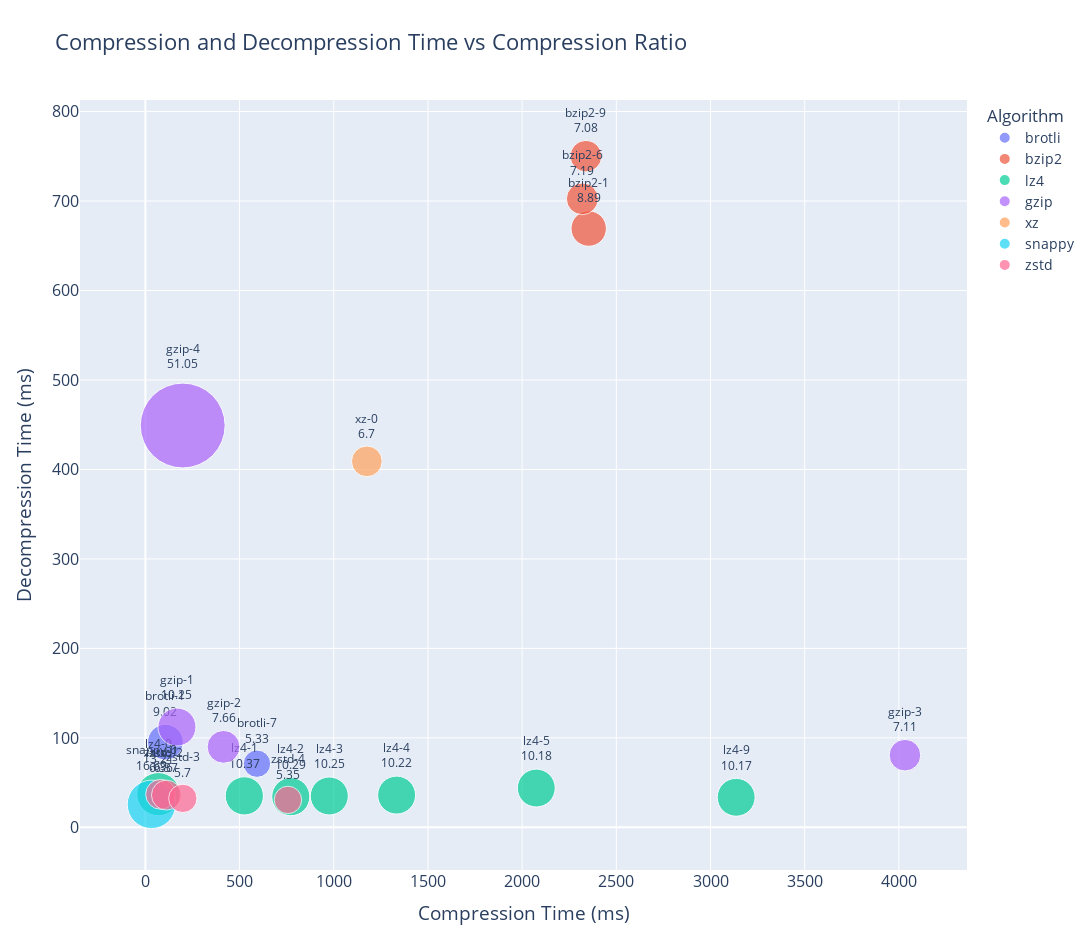

Write notebook code for a chart like this one.
### Code cell
# 将数值列转换为浮点型
df['CompressionTime(ms)'] = df['CompressionTime(ms)'].astype(float)
df['DecompressionTime(ms)'] = df['DecompressionTime(ms)'].astype(float)
df['CompressionRatio(%)'] = df['CompressionRatio(%)'].astype(float)

# 创建一个新的列，将 Algorithm 和 Level 合并，作为标签
df['Algorithm_Level'] = df['Algorithm'] + '-' + df['Level'].astype(str)
df['BubbleLabel'] = (
    df['Algorithm_Level'] + '<br>' + df['CompressionRatio(%)'].round(2).astype(str)
)
# 使用 Plotly 绘制交互式气泡图，添加文本标签
fig = px.scatter(
    df,
    x='CompressionTime(ms)',
    y='DecompressionTime(ms)',
    size='CompressionRatio(%)',
    color='Algorithm',
    text='BubbleLabel',  # 在气泡上显示算法和级别
    hover_name='Algorithm_Level',
    hover_data={
        'CompressionTime(ms)': ':.2f',
        'DecompressionTime(ms)': ':.2f',
        'CompressionRatio(%)': ':.2f',
        'Level': True,
        'Algorithm': False,  # 不重复显示 Algorithm，因为 hover_name 已经包含
    },
    size_max=60,
    title='Compression and Decompression Time vs Compression Ratio',
    labels={
        'CompressionTime(ms)': 'Compression Time (ms)',
        'DecompressionTime(ms)': 'Decompression Time (ms)',
        'CompressionRatio(%)': 'Compression Ratio (%)',
        'Algorithm_Level': 'Algorithm and Level',
    }
)

# 更新布局和文本标签位置
fig.update_traces(
    textposition='top center',  # 调整标签位置
    textfont_size=12,           # 调整标签字体大小
)

fig.update_layout(
    xaxis_title='Compression Time (ms)',
    yaxis_title='Decompression Time (ms)',
    legend_title='Algorithm',
    hovermode='closest',
    autosize=False,
    width=1800,  # 根据需要调整宽度
    height=950,  # 根据需要调整高度
    font=dict(
        size=16,  # 设置全局字体大小
    ),
    legend=dict(
        font=dict(
            size=14  # 设置图例字体大小
        )
    ),
)

# 显示图表，启用全屏按钮
fig.show(config={'displayModeBar': True})
# fig.show()

### Figure 1 — Plotly figure (JSON) as saved in the notebook; plotly's stock layout.template omitted (floating-point values rounded to 4 significant figures)
{"data": [{"customdata": [[9.02, 1, "brotli"], [5.33, 7, "brotli"]], "hovertemplate": "<b>%{hovertext}</b><br><br>Compression Time (ms)=%{x:.2f}<br>Decompression Time (ms)=%{y:.2f}<br>Compression Ratio (%)=%{customdata[0]:.2f}<br>BubbleLabel=%{text}<br>Level=%{customdata[1]}<extra></extra>", "hovertext": ["brotli-1", "brotli-7"], "legendgroup": "brotli", "marker": {"color": "#636efa", "size": [9.02, 5.33], "sizemode": "area", "sizeref": 0.01418, "symbol": "circle"}, "mode": "markers+text", "name": "brotli", "orientation": "v", "showlegend": true, "text": ["brotli-1<br>9.02", "brotli-7<br>5.33"], "textfont": {"size": 12}, "textposition": "top center", "type": "scatter", "x": [106.0, 592.3], "xaxis": "x", "y": [95.25, 71.19], "yaxis": "y"}, {"customdata": [[8.89, 1, "bzip2"], [7.19, 6, "bzip2"], [7.08, 9, "bzip2"]], "hovertemplate": "<b>%{hovertext}</b><br><br>Compression Time (ms)=%{x:.2f}<br>Decompression Time (ms)=%{y:.2f}<br>Compression Ratio (%)=%{customdata[0]:.2f}<br>BubbleLabel=%{text}<br>Level=%{customdata[1]}<extra></extra>", "hovertext": ["bzip2-1", "bzip2-6", "bzip2-9"], "legendgroup": "bzip2", "marker": {"color": "#EF553B", "size": [8.89, 7.19, 7.08], "sizemode": "area", "sizeref": 0.01418, "symbol": "circle"}, "mode": "markers+text", "name": "bzip2", "orientation": "v", "showlegend": true, "text": ["bzip2-1<br>8.89", "bzip2-6<br>7.19", "bzip2-9<br>7.08"], "textfont": {"size": 12}, "textposition": "top center", "type": "scatter", "x": [2353.0, 2319.0, 2339.0], "xaxis": "x", "y": [669.2, 702.5, 750.1], "yaxis": "y"}, {"customdata": [[13.21, 0, "lz4"], [10.37, 1, "lz4"], [10.29, 2, "lz4"], [10.25, 3, "lz4"], [10.22, 4, "lz4"], [10.18, 5, "lz4"], [10.17, 9, "lz4"]], "hovertemplate": "<b>%{hovertext}</b><br><br>Compression Time (ms)=%{x:.2f}<br>Decompression Time (ms)=%{y:.2f}<br>Compression Ratio (%)=%{customdata[0]:.2f}<br>BubbleLabel=%{text}<br>Level=%{customdata[1]}<extra></extra>", "hovertext": ["lz4-0", "lz4-1", "lz4-2", "lz4-3", "lz4-4", "lz4-5", "lz4-9"], "legendgroup": "lz4", "marker": {"color": "#00cc96", "size": [13.21, 10.37, 10.29, 10.25, 10.22, 10.18, 10.17], "sizemode": "area", "sizeref": 0.01418, "symbol": "circle"}, "mode": "markers+text", "name": "lz4", "orientation": "v", "showlegend": true, "text": ["lz4-0<br>13.21", "lz4-1<br>10.37", "lz4-2<br>10.29", "lz4-3<br>10.25", "lz4-4<br>10.22", "lz4-5<br>10.18", "lz4-9<br>10.17"], "textfont": {"size": 12}, "textposition": "top center", "type": "scatter", "x": [68.68, 525.1, 771.8, 976.1, 1334.0, 2075.0, 3136.0], "xaxis": "x", "y": [37.12, 35.19, 34.32, 35.09, 36.07, 43.96, 33.62], "yaxis": "y"}, {"customdata": [[10.25, 1, "gzip"], [7.66, 2, "gzip"], [7.11, 3, "gzip"], [51.05, 4, "gzip"]], "hovertemplate": "<b>%{hovertext}</b><br><br>Compression Time (ms)=%{x:.2f}<br>Decompression Time (ms)=%{y:.2f}<br>Compression Ratio (%)=%{customdata[0]:.2f}<br>BubbleLabel=%{text}<br>Level=%{customdata[1]}<extra></extra>", "hovertext": ["gzip-1", "gzip-2", "gzip-3", "gzip-4"], "legendgroup": "gzip", "marker": {"color": "#ab63fa", "size": [10.25, 7.66, 7.11, 51.05], "sizemode": "area", "sizeref": 0.01418, "symbol": "circle"}, "mode": "markers+text", "name": "gzip", "orientation": "v", "showlegend": true, "text": ["gzip-1<br>10.25", "gzip-2<br>7.66", "gzip-3<br>7.11", "gzip-4<br>51.05"], "textfont": {"size": 12}, "textposition": "top center", "type": "scatter", "x": [167.5, 414.7, 4032.0, 198.1], "xaxis": "x", "y": [112.2, 90, 80.67, 449.1], "yaxis": "y"}, {"customdata": [[6.7, 0, "xz"]], "hovertemplate": "<b>%{hovertext}</b><br><br>Compression Time (ms)=%{x:.2f}<br>Decompression Time (ms)=%{y:.2f}<br>Compression Ratio (%)=%{customdata[0]:.2f}<br>BubbleLabel=%{text}<br>Level=%{customdata[1]}<extra></extra>", "hovertext": ["xz-0"], "legendgroup": "xz", "marker": {"color": "#FFA15A", "size": [6.7], "sizemode": "area", "sizeref": 0.01418, "symbol": "circle"}, "mode": "markers+text", "name": "xz", "orientation": "v", "showlegend": true, "text": ["xz-0<br>6.7"], "textfont": {"size": 12}, "textposition": "top center", "type": "scatter", "x": [1175.0], "xaxis": "x", "y": [409.1], "yaxis": "y"}, {"customdata": [[16.69, 0, "snappy"]], "hovertemplate": "<b>%{hovertext}</b><br><br>Compression Time (ms)=%{x:.2f}<br>Decompression Time (ms)=%{y:.2f}<br>Compression Ratio (%)=%{customdata[0]:.2f}<br>BubbleLabel=%{text}<br>Level=%{customdata[1]}<extra></extra>", "hovertext": ["snappy-0"], "legendgroup": "snappy", "marker": {"color": "#19d3f3", "size": [16.69], "sizemode": "area", "sizeref": 0.01418, "symbol": "circle"}, "mode": "markers+text", "name": "snappy", "orientation": "v", "showlegend": true, "text": ["snappy-0<br>16.69"], "textfont": {"size": 12}, "textposition": "top center", "type": "scatter", "x": [32.16], "xaxis": "x", "y": [25.7], "yaxis": "y"}, {"customdata": [[6.36, 1, "zstd"], [6.37, 2, "zstd"], [5.7, 3, "zstd"], [5.35, 4, "zstd"]], "hovertemplate": "<b>%{hovertext}</b><br><br>Compression Time (ms)=%{x:.2f}<br>Decompression Time (ms)=%{y:.2f}<br>Compression Ratio (%)=%{customdata[0]:.2f}<br>BubbleLabel=%{text}<br>Level=%{customdata[1]}<extra></extra>", "hovertext": ["zstd-1", "zstd-2", "zstd-3", "zstd-4"], "legendgroup": "zstd", "marker": {"color": "#FF6692", "size": [6.36, 6.37, 5.7, 5.35], "sizemode": "area", "sizeref": 0.01418, "symbol": "circle"}, "mode": "markers+text", "name": "zstd", "orientation": "v", "showlegend": true, "text": ["zstd-1<br>6.36", "zstd-2<br>6.37", "zstd-3<br>5.7", "zstd-4<br>5.35"], "textfont": {"size": 12}, "textposition": "top center", "type": "scatter", "x": [80.95, 111.7, 198.7, 756.6], "xaxis": "x", "y": [36.98, 36.07, 32.4, 30.68], "yaxis": "y"}], "layout": {"autosize": false, "font": {"size": 16}, "height": 950, "hovermode": "closest", "legend": {"font": {"size": 14}, "itemsizing": "constant", "title": {"text": "Algorithm"}, "tracegroupgap": 0}, "title": {"text": "Compression and Decompression Time vs Compression Ratio"}, "width": 1800, "xaxis": {"anchor": "y", "autorange": true, "domain": [0, 1], "range": [-276.1, 4313.0], "title": {"text": "Compression Time (ms)"}, "type": "linear"}, "yaxis": {"anchor": "x", "autorange": true, "domain": [0, 1], "range": [-47.64, 812.9], "title": {"text": "Decompression Time (ms)"}, "type": "linear"}}}
